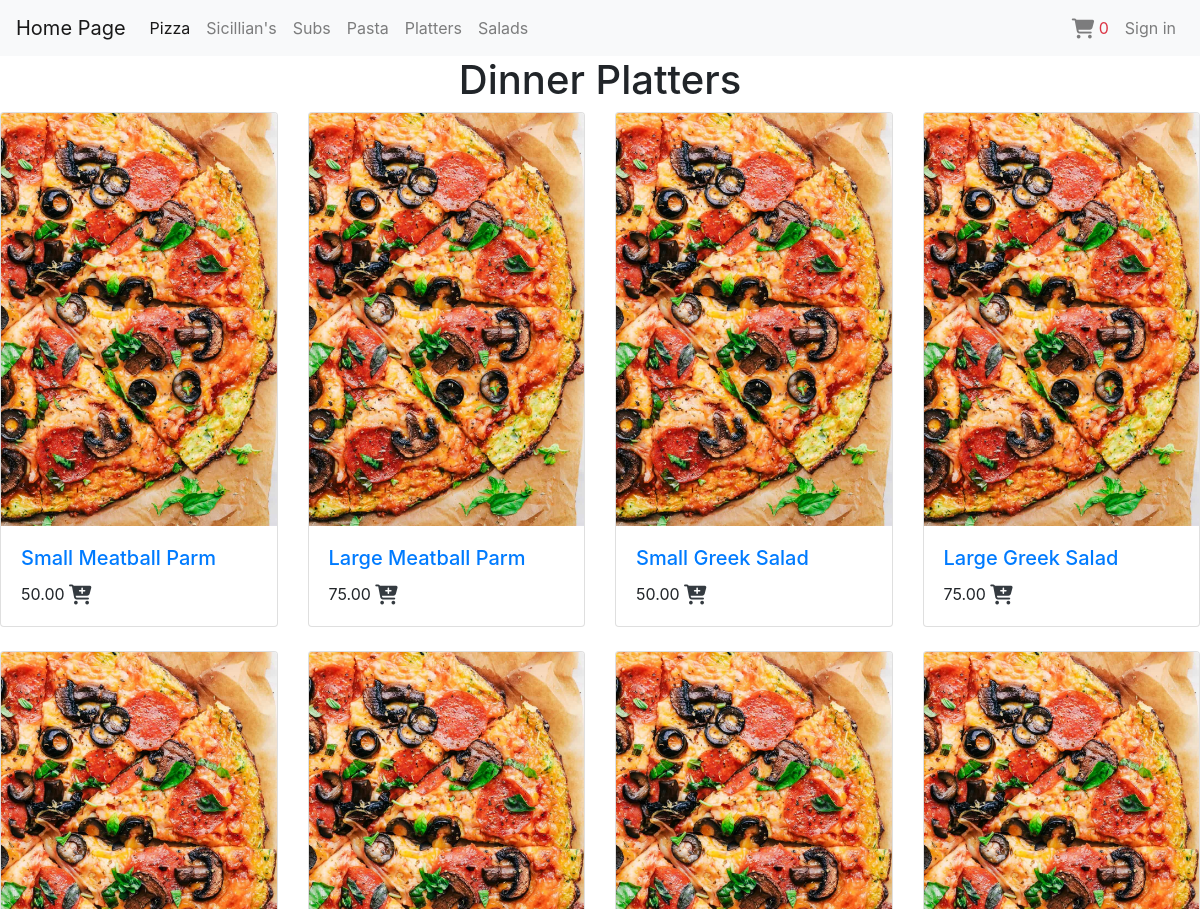
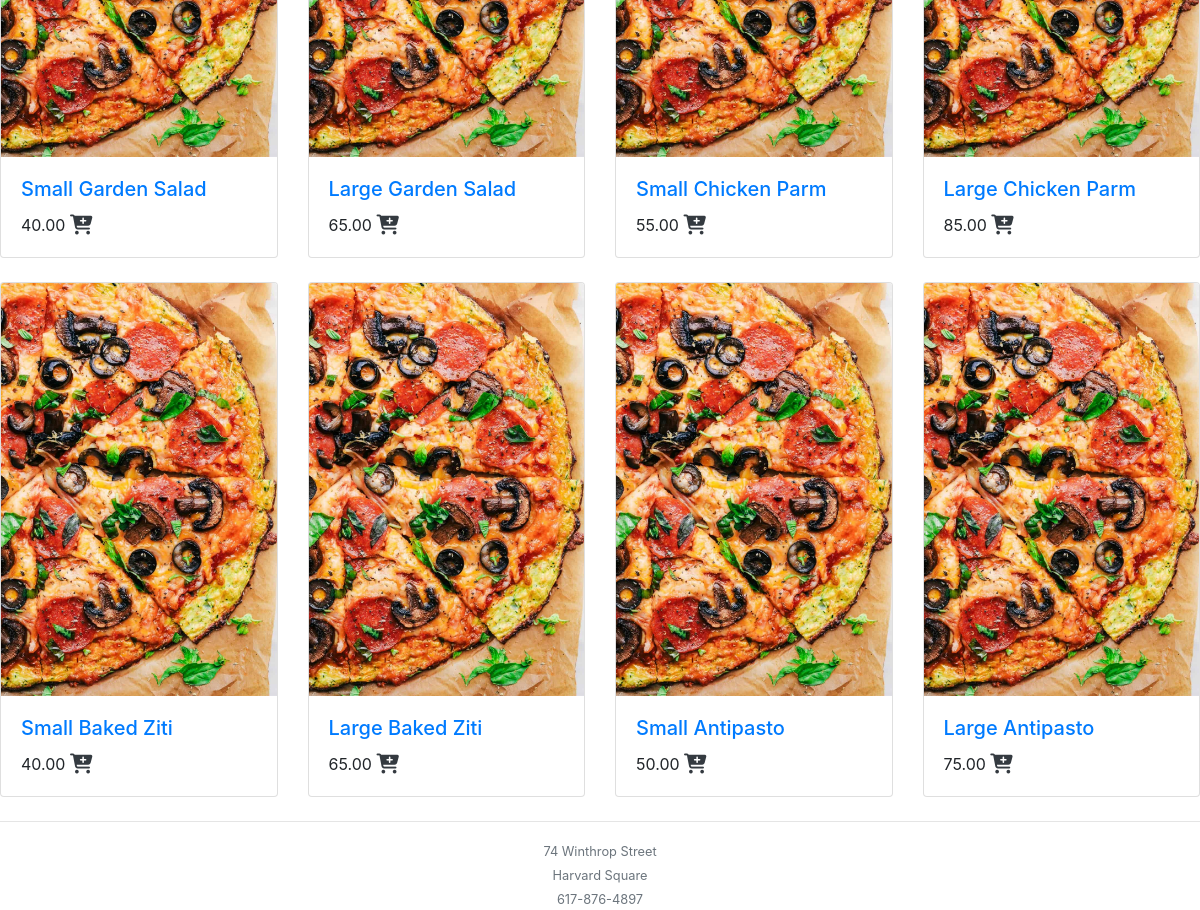
The page /food_type/6/ on the database its author committed (2 pictures, top to bottom).
### orders/models.py (models this page shows, shortened)
class Food_type(models.Model):
    name = models.CharField(max_length=15)
    picture = models.ImageField(
        upload_to='foods/', default='foods/default.jpg')

class Food(models.Model):
    name = models.CharField(max_length=30)
    size = models.CharField(max_length=5, choices=fSize)
    food_type = models.ForeignKey(
        Food_type, null=True, blank=True, on_delete=models.SET_NULL)
    topping_count = models.PositiveIntegerField(default=0)
    accepts_extra = models.BooleanField(default=False)
    price = models.DecimalField(decimal_places=2, max_digits=10)
    picture = models.ImageField(upload_to='foods/', default='default.gif')
    class Meta:
        ordering = ['-name']

### orders/views.py (the view)
# urls.py: path("food_type/<int:id>/", views.food_types, name="courses"),
def food_types(request, id=None):
    ftypes = get_object_or_404(Food_type, id=id)
    context = {
        "food_types": ftypes,
        'foods': Food.objects.filter(food_type=ftypes),
        'toppings': Topping.objects.all(),
    }
    return render(request, 'orders/courses.html', context)

### orders/templates/orders/courses.html (shortened to what this page needs)
{% extends "base.html" %}
{% block content %}
<h1 class='text-center'>{{food_types.name}}</h1>
<div class="row row-cols-1 row-cols-md-3  row-cols-lg-4 ">
{% for t in foods%}
  <div class="col mb-4">
    <div class="card">
      <a href='{% url "foods" t.id %}'><img src="{{t.picture.url}}" class="card-img-top" alt="{{t.name}}"></a>
      <div class="card-body">
        <a href='{% url "foods" t.id %}'> <h5 class="card-title">{{t.size|capfirst}} {{t.name}}</h5></a>
        <p class="card-text">{{t.price}} <a href='#'><i class="fas fa-cart-plus text-dark fa-lg"
          data-id='{{t.id}}' data-toppings='{{t.topping_count}}' data-price='{{t.price}}' data-extra='{{t.accepts_extra|lower}}'
          data-name='{{t.name}}' data-size='{{t.size}}' onclick='addMeToBasket(this,"b")'></i></a></p>
      </div>
    </div>
  </div>
{% endfor%}
</div>
{% endblock %}

### rows shown on the page
Food_type: name "Dinner Platters"
Food: picture (placeholder picture), size "Small", name "Meatball Parm", price "50.00", topping_count 0 (drawn)
Food: picture (placeholder picture), size "Large", name "Meatball Parm", price "75.00", topping_count 0 (drawn)
Food: picture (placeholder picture), size "Small", name "Greek Salad", price "50.00", topping_count 0 (drawn)
Food: picture (placeholder picture), size "Large", name "Greek Salad", price "75.00", topping_count 0 (drawn)
Food: picture (placeholder picture), size "Small", name "Garden Salad", price "40.00", topping_count 0 (drawn)
Food: picture (placeholder picture), size "Large", name "Garden Salad", price "65.00", topping_count 0 (drawn)
Food: picture (placeholder picture), size "Small", name "Chicken Parm", price "55.00", topping_count 0 (drawn)
Food: picture (placeholder picture), size "Large", name "Chicken Parm", price "85.00", topping_count 0 (drawn)
Food: picture (placeholder picture), size "Small", name "Baked Ziti", price "40.00", topping_count 0 (drawn)
Food: picture (placeholder picture), size "Large", name "Baked Ziti", price "65.00", topping_count 0 (drawn)
Food: picture (placeholder picture), size "Small", name "Antipasto", price "50.00", topping_count 0 (drawn)
Food: picture (placeholder picture), size "Large", name "Antipasto", price "75.00", topping_count 0 (drawn)
